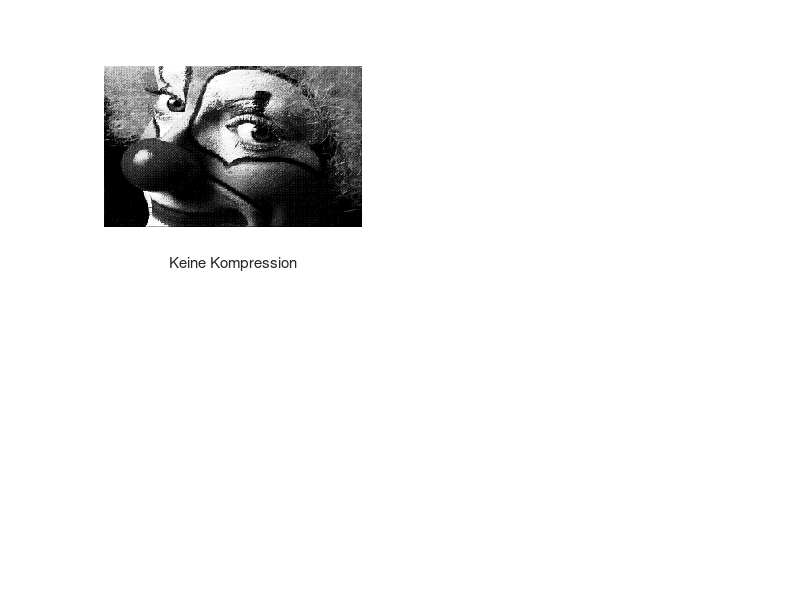

This chart was generated by the following MATLAB code: (Note: this script raises an error after producing the figure.)
% Programmieraufgabe 6.6
% Liste der Gruppenmitglieder (Name, Matrikelnummer)
%   1.  Rene-David Brüggemann, 10040204
%   2.  Jean-Luc Brüggemann, 10048805
%   3.  Kilian Hartmann, 10031802
%
% Programmiersprache: Octave
% Version:            version 6.4.0-2
%
% Liste der eingesendeten Dateien:
%   1.  svd_approx.m
%   2.  matrix.mat
%   3.  matrix_1.mat
%   4.  matrix_2.mat
%   5.  matrix_3.mat
%
%
% Housekeeping
clc;
clear all;
close all;
tic;    # start clock

% Anfang des Skriptes

#### Beginn mit der Kompression des ersten Bildes ######

matrix = importdata('matrix.mat');          # Laden der Bilddatei

nu_matrix_mat = [3, 10, 20];                # Def. der gegebene nu's


####  Kompression des Bildes mit der Methode svd_approx ####

figure (1);

subplot(2,2,1), imshow(matrix)
  xlabel (sprintf("Keine Kompression"));

for i = 1:3
  C = svd_approx(matrix, nu_matrix_mat(i));

  subplot(2,2,i+1), imshow(C)
    xlabel (sprintf("Kompression mit Rang(A) = r = %d", nu_matrix_mat(i)));
endfor

disp("Erstes Bild fertig")



##  Naechste Bildatei ####

nu = [3, 30, 60];                           # Def. von nu fuer die anderen Matrizen

matrix = importdata('matrix_1.mat');        # Laden der Bildatei #1

##  Kompression ####

figure (2);

subplot(2,2,1), imshow(matrix)
  xlabel (sprintf("Keine Kompression"));

for i = 1:3
  C = svd_approx(matrix, nu(i));

  subplot(2,2,i+1), imshow(C)
    xlabel (sprintf("Kompression mit Rang(A) = r = %d", nu(i)));
endfor

    
disp("Zweites Bild fertig")



####  Naechste Bildatei ####
    
matrix = importdata('matrix_2.mat');      # Laden der Bildatei #2

####  Kompression ####

figure(3);

subplot(2,2,1), imshow(matrix)
  xlabel (sprintf("Keine Kompression"));

for i = 1:3
  C = svd_approx(matrix, nu(i));

  subplot(2,2,i+1), imshow(C)
    xlabel (sprintf("Kompression mit Rang(A) = r = %d", nu(i)));
endfor

    
disp("Drittes Bild fertig")



#### Naechste Bildatei  ####

matrix = importdata('matrix_3.mat');      # Laden der Bildatei #3

####  Kompression ####

figure(4);

subplot(2,2,1), imshow(matrix)
  xlabel (sprintf("Keine Kompression"));

for i = 1:3
  C = svd_approx(matrix, nu(i));

  subplot(2,2,i+1), imshow(C)
    xlabel (sprintf("Kompression mit Rang(A) = r = %d", nu(i)));
endfor

    
disp("Letztes Bild fertig")

toc
